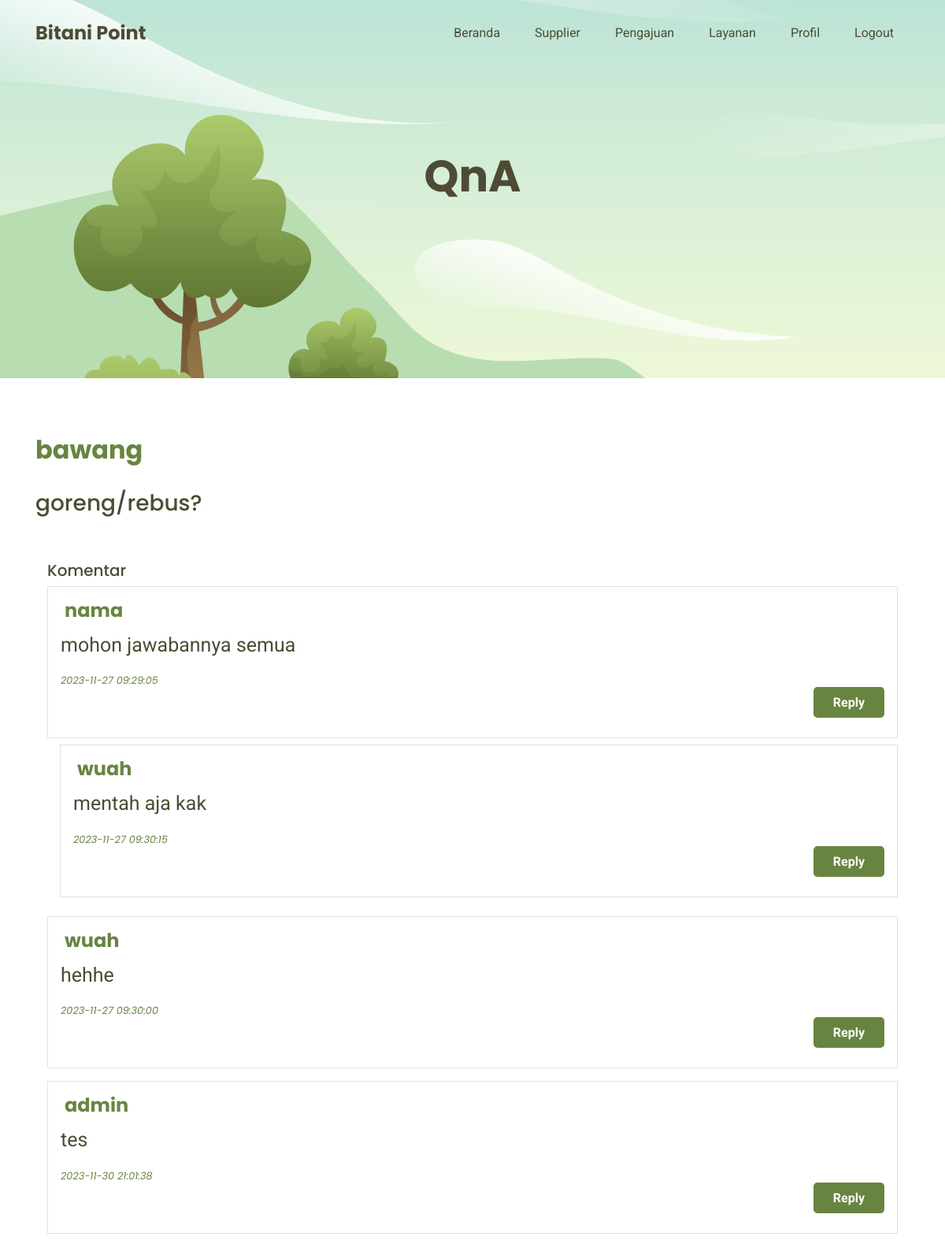
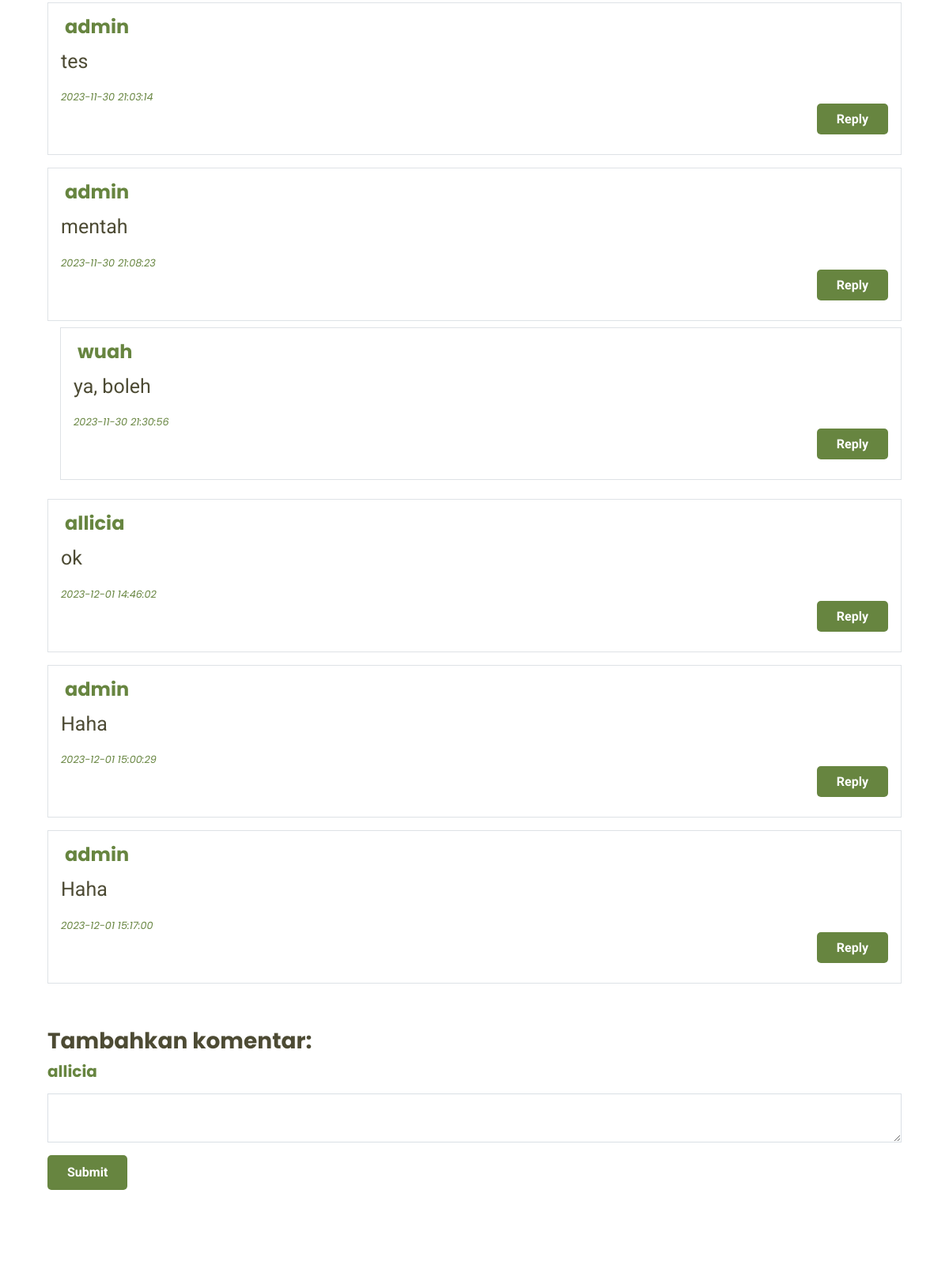
The app's page /bitanipoint/qnadetail.php?blogid=43 (signed in, upper part) with its own data (2 pictures, top to bottom).
### tables this page shows
CREATE TABLE `diskusi` (
  `id` int(11) NOT NULL,
  `topik` text NOT NULL,
  `komentar` text NOT NULL
);

CREATE TABLE `topik` (
  `id` int(11) NOT NULL,
  `blog_id` int(11) NOT NULL,
  `comment_id` int(11) NOT NULL,
  `name` varchar(100) DEFAULT NULL,
  `description` text NOT NULL,
  `addeddate` timestamp NOT NULL DEFAULT current_timestamp() ON UPDATE current_timestamp()
);

### bitanipoint/qnadetail.php (the view, shortened to what this page needs)
<?php
include('konfigurasi.php');
$conn = new mysqli($servername, $username, $password, $dbname);
  $blogid = $_GET['blogid'];
  $sql = "select * from diskusi where id=$blogid";
  $result = mysqli_query($conn, $sql);
  $blogdata = mysqli_fetch_array($result);
function commenttree($parentid=NULL)
{
	$blogid=$_GET['blogid'];
	if(is_null($parentid))
	{
		$sql="select * from topik where blog_id=$blogid AND comment_id=0";
	}
	else
	{
		$sql="select * from topik where blog_id=$blogid AND comment_id=$parentid";
	}
	$ambildata = mysqli_query($GLOBALS['conn'], "select * from tambahdiskusi, table_user, diskusi where tambahdiskusi.id_user=table_user.id and tambahdiskusi.id_diskusi=diskusi.id");
	$result=mysqli_query($GLOBALS['conn'],$sql);
	$topik='';
	while ($data = mysqli_fetch_array($result)) {
    if ($data['comment_id'] == 0) {
        $topik .= '<div class="media border p-3 mb-2">
            <div class="media-body">
                <h4 style="color:#678540; font-weight:bold; margin-left:5px;">' . $data['name'] .' </h4>
                <p style="color:#4D4B34; font-size:25px; margin-top:10px;">' . $data['description'] . '</p>
                <h6 style="color:#678540; font-weight:bold;"><small><i >' . $data['addeddate'] . '</i></small></h6>
                <p class="text-right"><a href="#postcomment" class="button" style="color:#fff;font-weight:bold;margin-bottom:30px" onclick="reply(' . $data['id'] . ')">Reply</a></p>
            </div>
        </div>';
    } else {
        $topik .= '<div class="media border p-3 mb-2">
            <div class="media-body">
            <h4 style="color:#678540; font-weight:bold; margin-left:5px;">' . $data['name']  .' </h4>
            <p style="color:#4D4B34; font-size:25px; margin-top:10px;">' . $data['description'] . '</p>
            <h6 style="color:#678540; font-weight:bold;"><small><i >' . $data['addeddate'] . '</i></small></h6>
                <p class="text-right"><a href="#postcomment" class="button" style="color:#fff;font-weight:bold;margin-bottom:30px" onclick="reply(' . $data['id'] . ')">Reply</a></p>
            </div>
        </div>';
    }
    $topik .= '<div class="media pl-3 mb-2">
        <div class="media-body">' . commenttree($data['id']) . '</div>
    </div>';
}
	return $topik;
}
?>
<!DOCTYPE html>
<html lang="en">
<head>
  <link href="vendor/bootstrap/css/bootstrap.min.css" rel="stylesheet">
  <link href="vendor/icofont/icofont.min.css" rel="stylesheet">
  <link href="vendor/line-awesome/css/line-awesome.min.css" rel="stylesheet">
  <link href="vendor/aos/aos.css" rel="stylesheet">
  <link href="vendor/owlcarousel/assets/owl.carousel.min.css" rel="stylesheet">
  <link href="css/style.css" rel="stylesheet">
</head>
<body>
  <div class="site-wrap">
    <header class="site-navbar js-sticky-header site-navbar-target" role="banner">
      <div class="container">
        <div class="row align-items-center">
          <div class="col-6 col-lg-2">
            <h1 class="mb-0 site-logo"><a href="index.php" class="mb-0">Bitani Point</a></h1>
          </div>
          <div class="col-12 col-md-10 d-none d-lg-block">
            <nav class="site-navigation position-relative text-right" role="navigation">
              <ul class="site-menu main-menu js-clone-nav mr-auto d-none d-lg-block">
                <li><a href="index.php" class="nav-link">Beranda</a></li>
                <li><a href="supplier.php" class="nav-link">Supplier</a></li>
                <li><a href="pengajuan.php" class="nav-link">Pengajuan</a></li>
                <li class="has-children">
                  <a class="active" href="#" class="nav-link">Layanan</a>
                </li>
                <li><a href="profilpublic.php" class="nav-link">Profil</a></li>
                <li><a href="logout.php" class="nav-link">Logout</a></li>
              </ul>
            </nav>
          </div>
        </div>
      </div>
    </header>
    <main id="main">
      <div class="hero-section inner-page">
        <div class="container" >
          <div class="row align-items-center">
            <div class="col-12">
              <div class="row justify-content-center">
                <div class="col-md-7 text-center hero-text">
                  <br>
                  <br>
                  <h1 data-aos="fade-up" data-aos-delay="">QnA</h1>
                </div>
              </div>
            </div>
          </div>
        </div>
      </div>
        <br>
      <div class="container">
        <div class="row">
        <div class="col-lg-12"><br><br>
          <h2  style="color:#678540; font-weight:bold"><?php echo $blogdata['topik'];?></h2><br>
          <h3  style="color:#4D4B34;" ><?php echo $blogdata['komentar']; ?></h3>
        </div>
        </div>
        <div class="col-xl-12 mt-5">
        <h5 style="color:#4D4B34;">Komentar</h5>
          <?php
          $commentdata=commenttree();
          echo $commentdata;
          ?>
        </div>
        <div class="col-lg-12 mt-5" id="postcomment">
        <h3 style="color:#4D4B34; font-weight:bold">Tambahkan <span id="commenttext">komentar:</span></h3>
        <form method="post">
          <div class="form-group">
            <?php
              include "koneksi.php";
              $ambildata = mysqli_query($koneksi, "select * from tambahdiskusi, table_user, diskusi where tambahdiskusi.id_user=table_user.id and tambahdiskusi.id_diskusi=diskusi.id");
              if ($tampil = mysqli_fetch_array($ambildata)){
                $name = $_SESSION["username"];
                echo "<h5 style='color:#678540; font-weight:bold; margin-top:10px;' name='name'>$name</h5>";
              };
              ?>
          </div>
          <div class="form-group">
            <textarea name="comment" class="form-control" required value=""></textarea>
          </div>
          <button type="submit" name="submit" class="button" style="color:#fff;font-weight:bold;margin-bottom:30px">Submit</button>
        </form>
        </div>
        </div>
    </main>
    <br><br><br>
  </div>
  </body>
</html>

### bitanipoint/css/style.css (style rules this page uses)
html { overflow-x: hidden; }
body { font-family: "Roboto", sans-serif; color: #9fa1a4; line-height: 1.5; }
a { color: #777; transition: .3s all ease; }
h1, h2, h3, h4, h5, h6, .font-heading { font-family: "Poppins", sans-serif; color: #000; }
.container { z-index: 2; position: relative; }
.form-control { height: 53px; border-radius: 0; border: 1px solid #dae0e5; }
.hero-section { background: url(../img/beranda.png); position: relative; }
.hero-section, .hero-section > .container > .row { height: 100vh; min-height: 880px; }
.hero-section.inner-page { height: 60vh; min-height: 0; }
.hero-section.inner-page .hero-text { -webkit-transform: translateY(-150px); transform: translateY(-150px); margin-top: -120px; }
.hero-section h1 { font-size: 3.5rem; color: #4D4B34; font-weight: 700; margin-bottom: 60px; }
.site-navbar { margin-bottom: 0px; z-index: 1999; position: absolute; top: 0; width: 100%; }
.site-navbar .site-logo { position: relative; font-size: 24px; font-weight: bold; }
.site-navbar .site-logo a { color: #4D4B34; }
.site-navbar .site-navigation .site-menu { margin-bottom: 0; }
.site-navbar .site-navigation .site-menu a { text-decoration: none !important; display: inline-block; }
.site-navbar .site-navigation .site-menu > li { display: inline-block; }
.site-navbar .site-navigation .site-menu > li > a { padding: 30px 20px; color: #4D4B34; display: inline-block; text-decoration: none !important; }
.site-navbar .site-navigation .site-menu .has-children { position: relative; }
.site-navbar .site-navigation .site-menu .has-children > a { position: relative; padding-right: 20px; }
.site-navbar .site-navigation .site-menu .has-children > a:before { position: absolute; content: "\ea99"; font-size: 16px; top: 52%; right: 0; -webkit-transform: translateY(-50%); transform: translateY(-50%); font-family: 'icofont'; }
.site-mobile-menu .site-nav-wrap { padding: 0; margin: 0; list-style: none; position: relative; }
.site-mobile-menu .site-nav-wrap a { padding: 10px 20px; display: block; position: relative; }
.site-mobile-menu .site-nav-wrap li { position: relative; display: block; }
.site-mobile-menu .site-nav-wrap > li { display: block; position: relative; float: left; width: 100%; }
.site-mobile-menu .site-nav-wrap > li > a { padding-left: 20px; font-size: 20px; }

### bitanipoint/qnadetail.php (style rules this page uses)
.button { font-size: 16px; border-radius: 5px; padding: 10px 25px; border: none; font-weight: 600; background-color: #678540; color: #fff; cursor: pointer; }

### records on screen
diskusi: topik "bawang", komentar "goreng/rebus?"
topik: name "nama", description "mohon jawabannya semua", addeddate "2023-11-27 09:29:05"
topik: name "wuah", description "mentah aja kak", addeddate "2023-11-27 09:30:15"
topik: name "wuah", description "hehhe", addeddate "2023-11-27 09:30:00"
topik: name "admin", description "tes", addeddate "2023-11-30 21:01:38"
topik: name "admin", description "tes", addeddate "2023-11-30 21:03:14"
topik: name "admin", description "mentah", addeddate "2023-11-30 21:08:23"
topik: name "wuah", description "ya, boleh", addeddate "2023-11-30 21:30:56"
topik: name "allicia", description "ok", addeddate "2023-12-01 14:46:02"
topik: name "admin", description "Haha", addeddate "2023-12-01 15:00:29"
topik: name "admin", description "Haha", addeddate "2023-12-01 15:17:00"

### other values on screen
$name "allicia"
